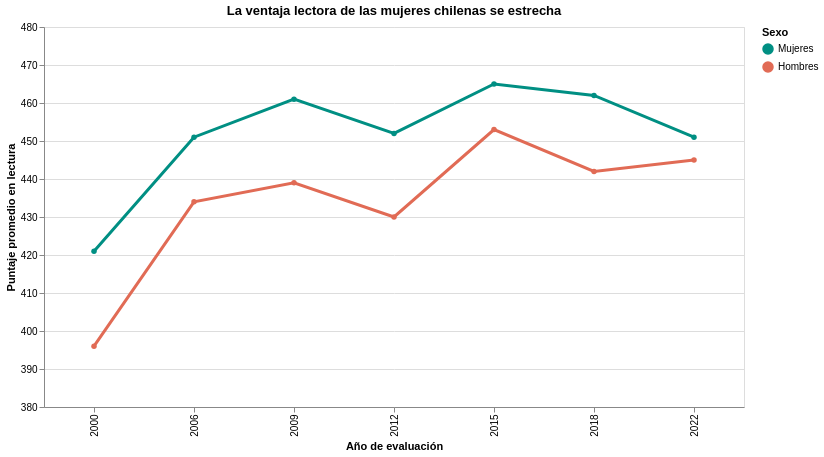

The code cell stored with this chart in its notebook:
### Code cell
import altair as alt

grafico = (
    alt.Chart(df)
    .mark_line(point=True, strokeWidth=3)
    .encode(
        x=alt.X(
            "anio:O",
            title="Año de evaluación"
        ),
        y=alt.Y(
            "puntaje_lectura:Q",
            title="Puntaje promedio en lectura",
            scale=alt.Scale(domain=[380, 480])
        ),
        color=alt.Color(
            "sexo:N",
            title="Sexo",
            scale=alt.Scale(
                domain=["Mujeres", "Hombres"],
                range=["#008F83", "#E16B55"]
            )
        ),
        tooltip=[
            alt.Tooltip("anio:O", title="Año"),
            alt.Tooltip("sexo:N", title="Sexo"),
            alt.Tooltip("puntaje_lectura:Q", title="Puntaje")
        ]
    )
    .properties(
        width=700,
        height=380,
        title="La ventaja lectora de las mujeres chilenas se estrecha"
    )
)

grafico

### Figure 1 — Vega-Lite specification as saved in the notebook (floating-point values rounded to 4 significant figures)
{"config": {"view": {"continuousWidth": 300, "continuousHeight": 300}}, "data": {"name": "data-00a1fe21ad539607147c4ae169b725ce"}, "mark": {"type": "line", "point": true, "strokeWidth": 3}, "encoding": {"color": {"field": "sexo", "scale": {"domain": ["Mujeres", "Hombres"], "range": ["#008F83", "#E16B55"]}, "title": "Sexo", "type": "nominal"}, "tooltip": [{"field": "anio", "title": "Año", "type": "ordinal"}, {"field": "sexo", "title": "Sexo", "type": "nominal"}, {"field": "puntaje_lectura", "title": "Puntaje", "type": "quantitative"}], "x": {"field": "anio", "title": "Año de evaluación", "type": "ordinal"}, "y": {"field": "puntaje_lectura", "scale": {"domain": [380, 480]}, "title": "Puntaje promedio en lectura", "type": "quantitative"}}, "height": 380, "title": "La ventaja lectora de las mujeres chilenas se estrecha", "width": 700, "$schema": "https://vega.github.io/schema/vega-lite/v5.20.1.json", "datasets": {"data-00a1fe21ad539607147c4ae169b725ce": [{"anio": 2000, "sexo": "Mujeres", "puntaje_lectura": 421, "fuente": "Agencia de Calidad de la Educación, PISA 2022"}, {"anio": 2006, "sexo": "Mujeres", "puntaje_lectura": 451, "fuente": "Agencia de Calidad de la Educación, PISA 2022"}, {"anio": 2009, "sexo": "Mujeres", "puntaje_lectura": 461, "fuente": "Agencia de Calidad de la Educación, PISA 2022"}, {"anio": 2012, "sexo": "Mujeres", "puntaje_lectura": 452, "fuente": "Agencia de Calidad de la Educación, PISA 2022"}, {"anio": 2015, "sexo": "Mujeres", "puntaje_lectura": 465, "fuente": "Agencia de Calidad de la Educación, PISA 2022"}, {"anio": 2018, "sexo": "Mujeres", "puntaje_lectura": 462, "fuente": "Agencia de Calidad de la Educación, PISA 2022"}, {"anio": 2022, "sexo": "Mujeres", "puntaje_lectura": 451, "fuente": "Agencia de Calidad de la Educación, PISA 2022"}, {"anio": 2000, "sexo": "Hombres", "puntaje_lectura": 396, "fuente": "Agencia de Calidad de la Educación, PISA 2022"}, {"anio": 2006, "sexo": "Hombres", "puntaje_lectura": 434, "fuente": "Agencia de Calidad de la Educación, PISA 2022"}, {"anio": 2009, "sexo": "Hombres", "puntaje_lectura": 439, "fuente": "Agencia de Calidad de la Educación, PISA 2022"}, {"anio": 2012, "sexo": "Hombres", "puntaje_lectura": 430, "fuente": "Agencia de Calidad de la Educación, PISA 2022"}, {"anio": 2015, "sexo": "Hombres", "puntaje_lectura": 453, "fuente": "Agencia de Calidad de la Educación, PISA 2022"}, {"anio": 2018, "sexo": "Hombres", "puntaje_lectura": 442, "fuente": "Agencia de Calidad de la Educación, PISA 2022"}, {"anio": 2022, "sexo": "Hombres", "puntaje_lectura": 445, "fuente": "Agencia de Calidad de la Educación, PISA 2022"}]}}
